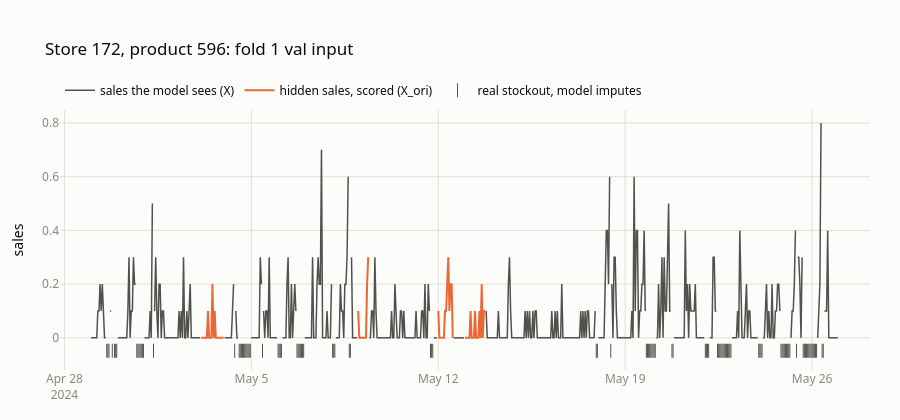

Notebook code for this chart:
### Code cell
hidden = np.isnan(x[:, 0]) & ~np.isnan(x_ori[:, 0])
real_stockout = np.isnan(x_ori[:, 0])
rug = -0.06 * np.nanmax(x_ori[:, 0])

fig = go.Figure()
fig.add_scatter(
    x=steps,
    y=x[:, 0],
    mode="lines",
    line=dict(color=ALL_DATA, width=1.5),
    name="sales the model sees (X)",
)
fig.add_scatter(
    x=steps,
    y=np.where(hidden, x_ori[:, 0], np.nan),
    mode="lines",
    line=dict(color=SPLIT_COLORS["val"], width=2),
    name="hidden sales, scored (X_ori)",
)
fig.add_scatter(
    x=steps[real_stockout],
    y=np.full(real_stockout.sum(), rug),
    mode="markers",
    marker=dict(color=ALL_DATA, symbol="line-ns-open", size=10),
    name="real stockout, model imputes",
)
fig.update_layout(
    height=420,
    title=f"Store {store_id}, product {product_id}: fold {FOLD} val input",
    legend=dict(orientation="h", y=1.02, yanchor="bottom", x=0),
    margin_t=110,
    yaxis_title="sales",
)
fig.show()
